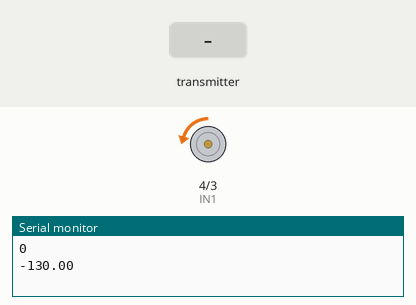
This sketch was run on a simulated Arduino Uno, built with avr-gcc and run on an emulated ATmega328P. Shown: motor-driver pin pairs drawn as motors (green arrow = first pin HIGH = forward, orange = second pin HIGH = backward, longer = more drive, scaled by the enable pin), the last lines printed to the serial monitor. The inputs (shaded band) are chosen by the test bench. No radio packets arrive unless stated.

Above: at 1.8 s.
1.9 s: the transmitter starts sending received_data = 1023
5.9 s: the transmitter starts sending received_data = 512
At 7.2 s:
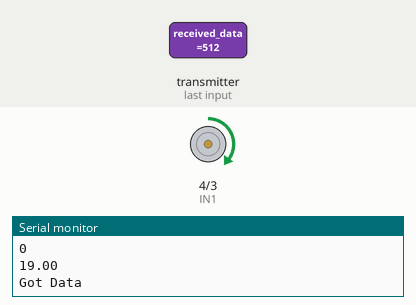
7.5 s: the transmitter starts sending received_data = 1023
At 10.9 s:
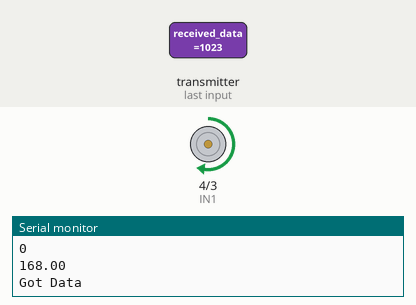
At 15.4 s:
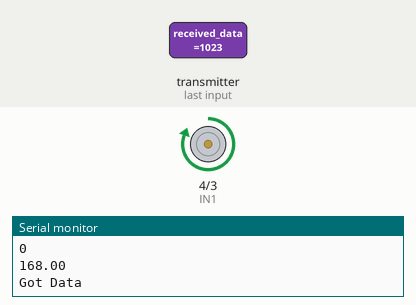
Timing chart, 0 to 16.9 s (numbered marks = the images above; inputs shaded):
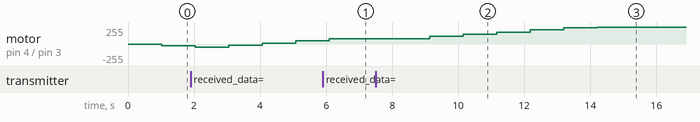

Measured:
- after the input at 5.9 s, motor on pin 4 (IN1) / pin 3 (IN2): goes on until 6.1 s, then stays forward 80/255
- after the input at 7.5 s, motor on pin 4 (IN1) / pin 3 (IN2): moves from forward 80/255 to forward 255/255 over 5.1 s, starting after 1.6 s

The sketch:

receiver.ino
```cpp
#include <SPI.h>
#include <nRF24L01.h>
#include <RF24.h>
#include "I2Cdev.h"
#include "MPU6050.h"

#define ENA 6
#define IN1 4
#define IN2 3

RF24 radio(9, 10);  // CE, CSN
MPU6050 mpu;

const byte ADDRESSES[2][5] = {{0, 0, 0, 0, 1}, {0, 0, 0, 0, 2}}; // Setting the two addresses. One for transmitting and one for receiving

double RWvelocity = 0;

float pitch, yaw;
float deltat = 0.0f;     // integration interval for both filter schemes
float ACC[3];
float w[3];   // corrected spin velocity
float MAG[3]; // north vector
float p_is[4] = {0.0, 0.0, 0.0, 0.0};
float p_ig[4] = {0.0, 0.0, 1.0, 0.0};
float ax, ay, az, gx, gy, gz, mx, my, mz; // variables to hold latest sensor data values
float q[4] = {0.0f, 0.0f, 0.0f, 1.0f};    // vector to hold quaternion
float Kp, Kd;
int roll;

uint16_t lastUpdate = 0; // used to calculate integration interval
uint16_t now = 0;        // used to calculate integration interval
uint16_t count = 0;
uint16_t delt_t = 0;
uint16_t mcount = 0;
int16_t a1, a2, a3, g1, g2, g3, m1, m2, m3; // raw data arrays reading

uint8_t MagRate; // read rate for magnetometer data

int received_data;
int q_print[4];
int timoniValue = 0;


void setup()
{
    Wire.begin();
    Serial.begin(9600);
    radio.begin();                          // Starting the radio communication
    radio.setPALevel(RF24_PA_MAX);          // You can set it as minimum or maximum depending on the distance between the transmitter and receiver.
    radio.openWritingPipe(ADDRESSES[1]);    // Setting the address at which we will send the data
    radio.openReadingPipe(1, ADDRESSES[0]); // Setting the address at which we will receive the data
    mpu.initialize();
    mpu.setRate(7); // set gyro rate to 8 kHz/(1 * rate) shows 1 kHz, accelerometer ODR is fixed at 1 KHz
    MagRate = 100;  // set magnetometer read rate in Hz; 10 to 100 (max) Hz are reasonable values
    mpu.setDLPFMode(4);
    mpu.setFullScaleGyroRange(3);
    mpu.setFullScaleAccelRange(0);
    mpu.setIntDataReadyEnabled(true);

    pinMode(ENA, OUTPUT);
    pinMode(IN1, OUTPUT);
    pinMode(IN2, OUTPUT);
    // safety speed reset of the motor
    analogWrite(ENA, 0);
    digitalWrite(IN1, LOW);
    digitalWrite(IN2, LOW);
}

void loop()
{
    // Serial.println("I am start listening");
    radio.startListening(); // This sets the module as receiver
    // Serial.println("I am stop listening");
    if (radio.available()) // Looking for incoming data
    {
        Serial.println("Got Data");
        radio.read(&received_data, sizeof(received_data));
        timoniValue = received_data;
    }

    radio.stopListening(); // This sets the module as transmitter
    //  Serial.println(roll);
    radio.write(&roll, sizeof(roll)); // Sending the data
    delay(1000);

    float timoniInput = map(timoniValue, 0, 890, -130, 130);
    Serial.println(roll);
    Serial.println(timoniInput);
    //  Serial.print(", ");
    //  float timoniInput = timoniValue;
    determination();
    control(timoniInput);
}

void control(float timoniInput)
{
    float Kp = 0.002;
    float Kd = 0.003;
    float Jw = 2.4255e-04;

    if (abs(timoniInput - roll) < 20)
    {
        Kp = 0;
        Kd = 0;
    }

    double T = -Kp * (roll - timoniInput) - Kd * gz;
    double accel = -T / Jw;

    RWvelocity = RWvelocity + accel * 0.1;
    if (RWvelocity > 1068)
    {
        RWvelocity = 1068;
    }
    else if (RWvelocity < -1068)
    {
        RWvelocity = -1068;
    }

    //    if(roll-timoniInput < 0){
    //      RWvelocity += 10;
    //      Serial.println("positive");
    //    }
    //    else{
    //     RWvelocity -= 10;
    //     Serial.println("negative");
    //    }
    //    Serial.println(roll-timoniInput);
    //    Serial.println(RWvelocity);

    float duty = map(abs(RWvelocity), 0, 1068, 0, 255);
    if (RWvelocity > 0)
    {
        digitalWrite(IN1, LOW);
        digitalWrite(IN2, HIGH);
    }
    else
    {
        digitalWrite(IN1, HIGH);
        digitalWrite(IN2, LOW);
    }
    analogWrite(ENA, duty);
}

void determination()
{
    if (mpu.getIntDataReadyStatus() == 1)
    {// wait for data ready status register to update all data registers
        mcount++;
        // read the raw sensor data

        mpu.getAcceleration(&a1, &a2, &a3);
        ax = a1 * 2.0f / 32768.0f; // 2 g full range for accelerometer
        ay = a2 * 2.0f / 32768.0f;
        az = a3 * 2.0f / 32768.0f;

        //            ax = 0;
        //            ay = 0;
        //            az = 1;

        mpu.getRotation(&g1, &g2, &g3);
        gx = (g1 - 28) * 2000.0f / 32768.0f; // 250 deg/s full range for gyroscope
        gy = (g2) * 2000.0f / 32768.0f;
        gz = (g3 - 22) * 2000.0f / 32768.0f;

        //            for (int i =0; i++; i<100){
        //            biasACCX =+ax;
        //            biasACCY =+ay;
        //            biasACCZ =+az;
        //            biasGX =+gx;
        //            biasGY =+gy;
        //            biasGZ =+gz;
        //            }
        //            biasACCX = biasACCX/100;
        //            biasACCY = biasACCY/100;
        //            biasACCZ = biasACCZ/100;
        //
        //            biasGX = biasGX/100;
        //            biasGY = biasGY/100;
        //            biasGZ = biasGZ/100;

        ACC[0] = 9.81 * (ax - 0);
        ACC[1] = 9.81 * (ay - 0.03);
        ACC[2] = 9.81 * (az - 0.02);

        if (abs(gx) < 1)
        {
            gx = 0;
        }
        if (abs(gy) < 1)
        {
            gy = 0;
        }
        if (abs(gz) < 1)
        {
            gz = 0;
        }

        w[0] = (gx)*PI / 180.0f;
        w[1] = (gy)*PI / 180.0f;
        w[2] = (gz)*PI / 180.0f;

        if (mcount > 1000 / MagRate)
        {
            mpu.getMag(&m1, &m2, &m3);
            mx = (m1 - 10) * 10.0f * 1229.0f / 4096.0f; // milliGauss (1229 microTesla per 2^12 bits, 10 mG per microTesla)
            my = (m2 - 27) * 10.0f * 1229.0f / 4096.0f; // apply calibration offsets in mG that correspond to your environment and magnetometer
            mz = (m3 + 65) * 10.0f * 1229.0f / 4096.0f;
            MAG[0] = my;
            MAG[1] = mx;
            MAG[2] = mz;
            mcount = 0;
        }
        for (int i = 0; i < 100; i += 1)
        {
            p_is[0] = p_is[0] + my;
            p_is[1] = p_is[1] + mx;
            p_is[2] = mz;
        }
        p_is[0] /= 100.0;
        p_is[1] /= 100.0;
        p_is[2] /= 100.0;
        p_is[0] = sqrt(p_is[0] * p_is[0] + p_is[1] * p_is[1]) * cos(0 / 180 * PI); // 3.23 - inclination angle
        p_is[1] = -sqrt(p_is[0] * p_is[0] + p_is[1] * p_is[1]) * sin(0 / 180 * PI);
        VNormalize(p_is);
    }

    now = micros();
    deltat = ((now - lastUpdate) / 1000000.0f); // set integration time by time elapsed since last filter update
    lastUpdate = now;
    // Sensors x (y)-axis of the accelerometer is aligned with the y (x)-axis of the magnetometer;
    // the magnetometer z-axis (+ down) is opposite to z-axis (+ up) of accelerometer and gyro!

    Kalman3D(q);
    // Serial print and/or display at 0.5 s rate independent of data rates
    delt_t = millis() - count;
    if (delt_t > 500)
    { // update LCD once per half-second independent of read rate

        //    Serial.print("ax = "); Serial.print(a1);
        //    Serial.print(" ay = "); Serial.print(a2);
        //    Serial.print(" az = "); Serial.print(a3); Serial.println(" mg");
        //
        //    Serial.print("gx = "); Serial.print( g1-28);
        //    Serial.print(" gy = "); Serial.print( g2);
        //    Serial.print(" gz = "); Serial.print( g3-22); Serial.println(" deg/s");
        ////
        //    Serial.print("mx = "); Serial.print( mx );
        //    Serial.print(" my = "); Serial.print( my );
        //    Serial.print(" mz = "); Serial.print( mz ); Serial.println(" mG");
        //
        //    Serial.print("q0 = "); Serial.print(q[0]);
        //    Serial.print(" qx = "); Serial.print(q[1]);
        //    Serial.print(" qy = "); Serial.print(q[2]);
        //    Serial.print(" qz = "); Serial.println(q[3]);

        // char text[][8] = {"q0 = ", q[0], "qx = ", q[1], "qy = ", q[2], "qz = ", q[3]};

        // Yaw is the angle between Sensor x-axis and Earth magnetic North (or true North if corrected for local declination, looking down on the sensor positive yaw is counterclockwise.
        // Pitch is angle between sensor x-axis and Earth ground plane, toward the Earth is positive, up toward the sky is negative.
        // Roll is angle between sensor y-axis and Earth ground plane, y-axis up is positive roll.

        yaw = atan2(2.0f * (q[1] * q[2] + q[0] * q[3]), q[0] * q[0] + q[1] * q[1] - q[2] * q[2] - q[3] * q[3]);
        pitch = -asin(2.0f * (q[1] * q[3] - q[0] * q[2]));
        roll = atan2(2.0f * (q[0] * q[1] + q[2] * q[3]), q[0] * q[0] - q[1] * q[1] - q[2] * q[2] + q[3] * q[3]);
        pitch *= 180.0f / PI;
        yaw *= 180.0f / PI - 3.66; // Declination at Zagreb is 3.66
        roll *= 180.0f / PI;

        //    Serial.print("Yaw, Pitch, Roll: ");
        //    Serial.print(yaw, 2);
        //    Serial.print(", ");
        //    Serial.print(pitch, 2);
        //    Serial.print(", ");
        //    Serial.println(roll, 2);
        //    Serial.print("rate = "); Serial.print((float)1.0f/deltat, 2); Serial.println(" Hz");
    }
}
float Norm3(float *x)
{
    return (sqrt(x[0] * x[0] + x[1] * x[1] + x[2] * x[2]));
}
float Norm4(float *x)
{
    return (sqrt(x[0] * x[0] + x[1] * x[1] + x[2] * x[2] + x[3] * x[3]));
}
void QNormalize(float *q)
{
    float norm = Norm4(q);
    for (int i = 0; i < 4; i++)
        q[i] /= norm;
}
void VNormalize(float *v)
{
    float norm = Norm3(v);
    for (int i = 0; i < 3; i++)
        v[i] /= norm;
}
void Qconjugate(float *q1, float *q)
{
    q[0] = -q1[0];
    q[1] = -q1[1];
    q[2] = -q1[2];
    q[3] = q1[3];
}
void QMultiply(float *q1, float *q2, float *q)
{
    // q1, q2
    // q = q1*q2
    q[0] = q1[3] * q2[0] - q1[2] * q2[1] + q1[1] * q2[2] + q1[0] * q2[3];
    q[1] = q1[2] * q2[0] + q1[3] * q2[1] - q1[0] * q2[2] + q1[1] * q2[3];
    q[2] = -q1[1] * q2[0] + q1[0] * q2[1] + q1[3] * q2[2] + q1[2] * q2[3];
    q[3] = -q1[0] * q2[0] - q1[1] * q2[1] - q1[2] * q2[2] + q1[3] * q2[3];
}
void QuatPropagation(float *w, float *q_old, float T, float *q)
{
    //  quaternion propagation
    //  input params: w - angle velocity
    //  q_old - last step quaternion
    //  T - period
    //  output parameter: q - new quaternion

    float W, c, s, n1, n2, n3;
    W = Norm3(w);
    c = cos(0.5 * W * T);
    s = sin(0.5 * W * T);
    if (W == 0)
    {
        n1 = 0;
        n2 = 0;
        n3 = 0;
    }
    else
    {
        n1 = w[0] / W;
        n2 = w[1] / W;
        n3 = w[2] / W;
    }
    q[0] = c * q_old[0] + s * (n3 * q_old[1] - n2 * q_old[2] + n1 * q_old[3]);
    q[1] = c * q_old[1] + s * (-n3 * q_old[0] + n1 * q_old[2] + n2 * q_old[3]);
    q[2] = c * q_old[2] + s * (n2 * q_old[0] - n1 * q_old[1] + n3 * q_old[3]);
    q[3] = c * q_old[3] + s * (-n1 * q_old[0] - n2 * q_old[1] - n3 * q_old[2]);
}

void DqMatrix(float *w, float T, float *Th)
{
    // calculation of matrices Th
    //  input param: w - brzina vrtnje
    //  T - period
    float W = Norm3(w);
    if (W == 0)
    {
        for (int i = 0; i < 3; i++)
            for (int j = 0; j < 3; j++)
            {
                if (i == j)
                    Th[i * 3 + j] = 1;
                else
                    Th[i * 3 + j] = 0;
            }
    }
    else
    {
        float s = sin(W * T) / W;
        float c = (1 - cos(W * T)) / (W * W);
        Th[0] = 1 - c * (w[1] * w[1] + w[2] * w[2]);
        Th[1] = s * w[2] + c * w[0] * w[1];
        Th[2] = c * w[0] * w[2] - s * w[1];
        Th[3] = c * w[0] * w[1] - s * w[2];
        Th[4] = 1 - c * (w[0] * w[0] + w[2] * w[2]);
        Th[5] = s * w[0] + c * w[1] * w[2];
        Th[6] = s * w[1] + c * w[0] * w[2];
        Th[7] = c * w[1] * w[2] - s * w[0];
        Th[8] = 1 - c * (w[0] * w[0] + w[1] * w[1]);
    }
}
void OutputMatrixSeq(float *q, int i, float *Hi)
{
    // calculation of i-row output matix of sequential Kalman filter matrice sekvencijalnog Kalmanovog filtra
    // input params: q - new quaternion value
    // i - filter iteration i = [1,6],
    // output parameter: Hi - i-row of output matrix
    float qv[4], qc[4], qpom[4];
    qv[3] = 0;
    if (i < 3)
    {
        // qv - measured north vector quaternion
        qv[0] = p_is[0];
        qv[1] = p_is[1];
        qv[2] = p_is[2];
        Qconjugate(q, qc);
        QMultiply(qc, qv, qpom);
        QMultiply(qpom, q, qc);
    }
    else
    {
        // qv - measured gravity quaternion
        qv[0] = p_ig[0];
        qv[1] = p_ig[1];
        qv[2] = p_ig[2];
        Qconjugate(q, qc);
        QMultiply(qc, qv, qpom);
        QMultiply(qpom, q, qc);
    }

    i = i % 3; // i = [0,5]
    switch (i)
    {
    case 0:
        Hi[0] = 0;
        Hi[1] = -2 * qc[2];
        Hi[2] = 2 * qc[1];
        break;
    case 1:
        Hi[0] = 2 * qc[2];
        Hi[1] = 0;
        Hi[2] = -2 * qc[0];
        break;
    case 2:
        Hi[0] = -2 * qc[1];
        Hi[1] = 2 * qc[0];
        Hi[2] = 0;
        break;
    default:;
    }
}
void Matrix3x3Multiply(float *m1, float *m2, float *m)
{
    // 3x3 matrix multiplying
    // input params: m1, m2 - matrices dim. 3x3 as 1D array
    // output param: m - matrix dim. 3x3 as 1D array
    for (int i = 0; i < 3; i++)
        for (int j = 0; j < 3; j++)
        {
            m[i * 3 + j] = 0;
            for (int k = 0; k < 3; k++)
                m[i * 3 + j] += m1[i * 3 + k] * m2[k * 3 + j];
        }
}
void Matrix3x3Transpose(float *m1, float *m)
{
    // 3x3 matrix transpose
    // input params: m1 - 3x3 matrix as 1D array
    // output params: m - transpose of m1 as 1D array
    float pom;
    for (int i = 0; i < 3; i++)
        for (int j = 0; j <= i; j++)
        {
            if (i == j)
                m[i * 3 + j] = m1[i * 3 + j];
            else
            {
                m[i * 3 + j] = m1[j * 3 + i]; // m(i,j) = m1(j,i)
                m[j * 3 + i] = m1[i * 3 + j]; // m(j,i) = m1(i,j)
            }
        }
}
void Matrix3x3Copying(float *m1, float *m2)
{
    // copying input matrix m1 dim. 3x3 into m2 matrix 1D array
    for (int i = 0; i < 3; i++)
        for (int j = 0; j < 3; j++)
            m2[i * 3 + j] = m1[i * 3 + j];
}
void Vector1xNCopying(float *v1, int n, float *v2)
{

    for (int i = 0; i < n; i++)
        v2[i] = v1[i];
}
void Kalman3D(float *q)
{
    int i;
    // Kalman filter algorithm for obtaining 3D orientation in quaternion representation
    // output param: q - calculated quaternion
    static float q_old[4] = {0.0, 0.0, 0.0, 1.0};                             // old quaternion value
    static unsigned long t_old = 0;                                           // old time value, [ms]
    static float P_old[9] = {10.0, 0.0, 0.0, 0.0, 10.0, 0.0, 0.0, 0.0, 10.0}; // old covariance matrix
    static int k = 0;
    float rm = 100; // magnetometer noise variance
    float ra = 100; // accelerometer noise variance
    float nw = 1;   // gyro noise variance
    float mag[3];   // normailzed north vector
    float akc[3];   // normailzed gravity vector
    float qi[4];
    float Th[9];
    float P[9];
    float P_pom1[9], P_pom2[9];
    float p_se[4], p_ge[4];
    float q_pom1[4], q_pom2[4];
    float T;
    T = (millis() - t_old) / 1000.0;
    t_old = millis();
    Vector1xNCopying(ACC, 3, akc);
    VNormalize(akc);
    Vector1xNCopying(MAG, 3, mag);
    VNormalize(mag);

    // quaternion integration
    QuatPropagation(w, q_old, T, qi);
    QNormalize(qi);

    // quaternion error
    DqMatrix(w, T, Th);
    // P = Th*P_old_s*Th' + Q;
    Matrix3x3Transpose(Th, P_pom1);
    Matrix3x3Multiply(Th, P_old, P_pom2);
    Matrix3x3Multiply(P_pom2, P_pom1, P);
    P[0] += nw;
    P[4] += nw;
    P[8] += nw;
    // vectors estimate
    Qconjugate(qi, q_pom2); // q_pom2 = q_i*
    // p_se = qi*.p_is.qi

    QMultiply(q_pom2, p_is, q_pom1);
    QMultiply(q_pom1, qi, p_se);
    QNormalize(p_se);
    // p_ge = qi*.p_ig.qi
    QMultiply(q_pom2, p_ig, q_pom1);
    QMultiply(q_pom1, qi, p_ge);
    QNormalize(p_ge);
    //  q_pom2 = qi
    Vector1xNCopying(qi, 4, q_pom2);

    // sequential refreshing equations
    for (i = 0; i < 6; i++)
    {
        float Hi[3], dyi, Ri, Ki[3], dq[4];
        if (i < 3)
        {
            Ri = rm;
            dyi = mag[i] - p_se[i];
        }
        else
        {
            Ri = ra;
            dyi = akc[i % 3] - p_ge[i % 3];
        }
        // i-row of output matrix
        OutputMatrixSeq(q_pom2, i, Hi);
        // Ki = P*Hi'/(Hi*P*Hi' + Ri)
        // P_pom1 = P*Hi'

        for (int j = 0; j < 3; j++)
        {
            P_pom1[j] = 0;
            for (int k = 0; k < 3; k++)
                P_pom1[j] += P[j * 3 + k] * Hi[k];
        }
        // P_pom2 = Hi*P*Hi' = Hi*P_pom1
        P_pom2[0] = 0;

        for (int j = 0; j < 3; j++)
            P_pom2[0] += Hi[j] * P_pom1[j];

        // P_pom2 = Hi*P*Hi' + Ri = P_pom2 + Ri
        P_pom2[0] += Ri;
        // Ki = P_pom1/P_pom2
        // dq = Ki*dyi

        for (int j = 0; j < 3; j++)
        {
            Ki[j] = P_pom1[j] / P_pom2[0];
            dq[j] = Ki[j] * dyi;
        }
        dq[3] = 1;
        QMultiply(qi, dq, q_pom1);
        QNormalize(q_pom1);
        // qi = q_pom1
        // Vector1xNCopying(q_pom1, 4, qi);
        // P_pom1 = -Ki*Hi

        for (int j = 0; j < 3; j++)
            for (int k = 0; k < 3; k++)
                P_pom1[j * 3 + k] = -Ki[j] * Hi[k];

        // P_pom1 = eye(3) - Ki*Hi
        P_pom1[0] = 1 + P_pom1[0];
        P_pom1[4] = 1 + P_pom1[4];
        P_pom1[8] = 1 + P_pom1[8];
        // P_pom2 = (eye(3) - Ki*Hi)*P = P_pom1*P
        Matrix3x3Multiply(P_pom1, P, P_pom2);
        // P = P_pom2;
        // Matrix3x3Copying(P_pom2, P);
    }

    // P_old = P;

    Matrix3x3Copying(P_pom2, P_old);
    // q_old = q
    // q = qi
    // w_old = w;
    Vector1xNCopying(q_pom1, 4, q_old);
    Vector1xNCopying(q_pom1, 4, q);
}
```
